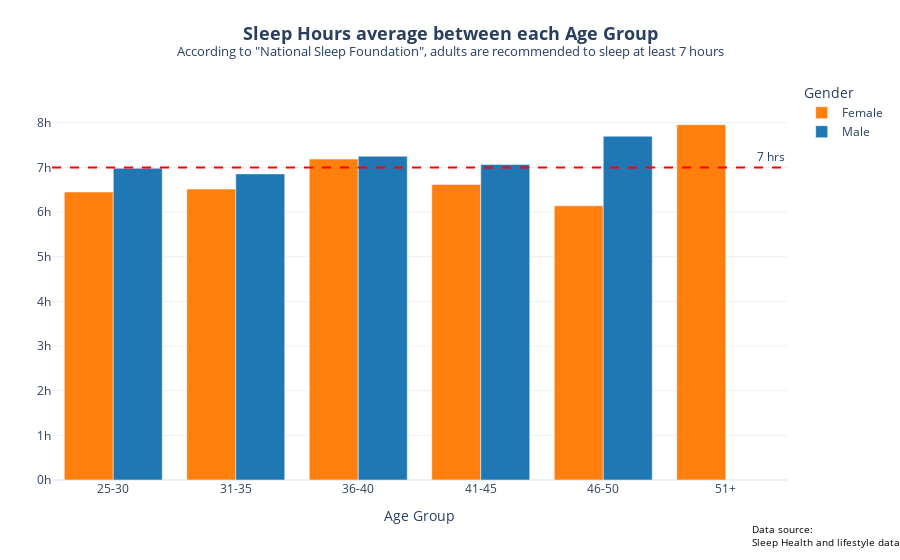

Notebook code cell kept with this figure:
### Code cell
fig = px.bar(
    age_group,
    x="bin_age",
    y="Sleep Duration",
    color="Gender",
    barmode="group", 
    title="<b>Sleep Hours average between each Age Group</b><br><sup>According to \"National Sleep Foundation\", adults are recommended to sleep at least 7 hours</sup>",
    labels={"bin_age": "Age", "Sleep Duration": "Sleep Duration(hrs)", "Gender": "Gender"},
    color_discrete_map={'Male': '#1f77b4', 'Female':'#ff7f0e'}
)

fig.add_hline(
    y=7,
    line=dict(color="red", dash="dash", width=2),
    annotation_text="7 hrs",  # Testo accanto alla linea
    annotation_position="top right",  # Posizione del testo
    annotation_font_size=12
)


fig.update_layout(
    xaxis_title="Age Group",  
    yaxis_title="",  
    legend_title="Gender",  
    title_font_size=18, 
    title_x=0.5,  
    yaxis=dict(range=[0, age_group['Sleep Duration'].max() + 1],  
        tickformat=".0f",  
        ticksuffix="h"), 
    margin=dict(t=120, b=120, l=50, r=50),  
    template="plotly_white",
)


fig.add_annotation(
    x=0.95,  
    y=-0.1,  
    text="Data source:<br>Sleep Health and lifestyle dataset", 
    showarrow=False,  
    font=dict(size=10, color="black"),  
    align="left",  
    xanchor="left",  
    yanchor="top",  
    xref="paper", 
    yref="paper",  
)


fig.update_layout(
    margin=dict(t=80, b=80, l=50, r=50)  
)

fig.show()

### Figure 1 — Plotly figure (JSON) as saved in the notebook; plotly's stock layout.template omitted (floating-point values rounded to 4 significant figures)
{"data": [{"alignmentgroup": "True", "hovertemplate": "Gender=Female<br>Age=%{x}<br>Sleep Duration(hrs)=%{y}<extra></extra>", "legendgroup": "Female", "marker": {"color": "#ff7f0e", "pattern": {"shape": ""}}, "name": "Female", "offsetgroup": "Female", "orientation": "v", "showlegend": true, "textposition": "auto", "type": "bar", "x": ["25-30", "31-35", "36-40", "41-45", "46-50", "51+"], "xaxis": "x", "y": [6.45, 6.517, 7.187, 6.62, 6.14, 7.958], "yaxis": "y"}, {"alignmentgroup": "True", "hovertemplate": "Gender=Male<br>Age=%{x}<br>Sleep Duration(hrs)=%{y}<extra></extra>", "legendgroup": "Male", "marker": {"color": "#1f77b4", "pattern": {"shape": ""}}, "name": "Male", "offsetgroup": "Male", "orientation": "v", "showlegend": true, "textposition": "auto", "type": "bar", "x": ["25-30", "31-35", "36-40", "41-45", "46-50", "51+"], "xaxis": "x", "y": [6.982, 6.855, 7.25, 7.068, 7.7, NaN], "yaxis": "y"}], "layout": {"annotations": [{"font": {"size": 12}, "showarrow": false, "text": "7 hrs", "x": 1, "xanchor": "right", "xref": "x domain", "y": 7, "yanchor": "bottom", "yref": "y"}, {"align": "left", "font": {"color": "black", "size": 10}, "showarrow": false, "text": "Data source:<br>Sleep Health and lifestyle dataset", "x": 0.95, "xanchor": "left", "xref": "paper", "y": -0.1, "yanchor": "top", "yref": "paper"}], "barmode": "group", "legend": {"title": {"text": "Gender"}, "tracegroupgap": 0}, "margin": {"b": 80, "l": 50, "r": 50, "t": 80}, "shapes": [{"line": {"color": "red", "dash": "dash", "width": 2}, "type": "line", "x0": 0, "x1": 1, "xref": "x domain", "y0": 7, "y1": 7, "yref": "y"}], "title": {"font": {"size": 18}, "text": "<b>Sleep Hours average between each Age Group</b><br><sup>According to \"National Sleep Foundation\", adults are recommended to sleep at least 7 hours</sup>", "x": 0.5}, "xaxis": {"anchor": "y", "domain": [0, 1], "title": {"text": "Age Group"}}, "yaxis": {"anchor": "x", "domain": [0, 1], "range": [0, 8.958], "tickformat": ".0f", "ticksuffix": "h", "title": {"text": ""}}}}
